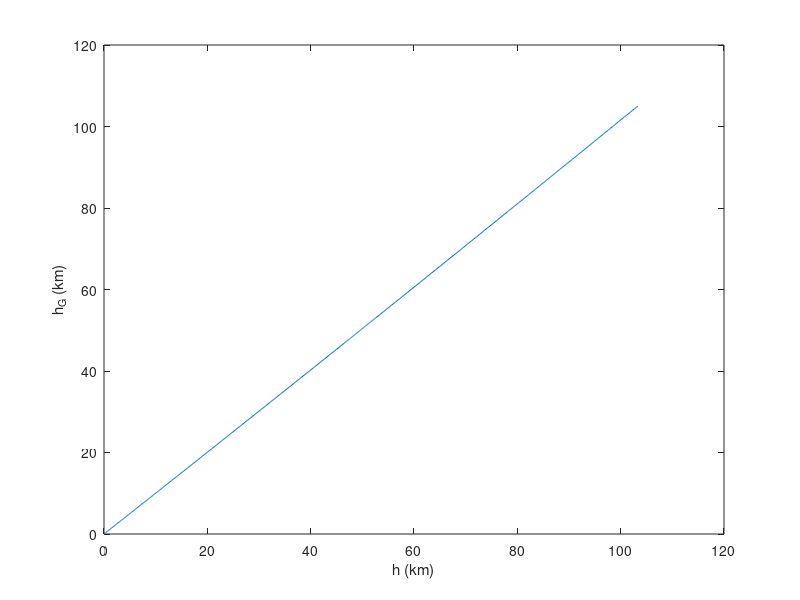

Write the MATLAB code that produced this figure. (Note: this script raises an error after producing the figure.)
clc
close all
clearvars

g_0=9.80665;
R=287.04;
r=6.356766e6;
gamma=1.4;

h_G0_row=[0,11000,25000,47000,53000,79000,90000,105000];
T_0_row=[288.16,216.66,216.66,282.66,282.66,165.66,165.66];
p_0_row=[101330,22633,2488.7,120.45,58.323,1.0095,0.10444];
a_0_row=[-.0065,.003,-.0045,.004];

N_layers=length(h_G0_row)-1;
N_layer=100;

h_G_rows=nan(N_layers,N_layer);
for n=1:N_layers
    h_G_rows(n,:)=linspace(h_G0_row(n),h_G0_row(n+1),N_layer);
end

T_rows=nan(N_layers,N_layer);
p_rows=nan(N_layers,N_layer);

n_grad_layers_vec=1:2:7;
T_rows(n_grad_layers_vec,:)=T_0_row(n_grad_layers_vec).'+a_0_row.'.*(h_G_rows(n_grad_layers_vec,:)-h_G0_row(n_grad_layers_vec).');
p_rows(n_grad_layers_vec,:)=p_0_row(n_grad_layers_vec).'.*(T_rows(n_grad_layers_vec,:)./T_0_row(n_grad_layers_vec).').^(-g_0./a_0_row.'./R);

n_iso_layers_vec=2:2:7;
T_rows(n_iso_layers_vec,:)=repmat(T_0_row(n_iso_layers_vec).',1,N_layer);
p_rows(n_iso_layers_vec,:)=p_0_row(n_iso_layers_vec).'.*exp(-g_0.*(h_G_rows(n_iso_layers_vec,:)-h_G0_row(n_iso_layers_vec).')./R./T_0_row(n_iso_layers_vec).');

h_G_row=reshape(h_G_rows.',1,[]);
T_row=reshape(T_rows.',1,[]);
p_row=reshape(p_rows.',1,[]);

h_row=r.*h_G_row./(r+h_G_row);
rho_row=p_row./R./T_row;
a_row=sqrt(gamma.*R.*T_row);

plot(h_row./1e3,h_G_row./1e3)
xlabel('h (km)')
ylabel('h_G (km)')

figure
tiledlayout(1,2)
nexttile
plot(T_row-273,h_G_row./1e3)
xlabel('T (C)')
ylabel('h_G (km)')

nexttile
plot(a_row./1e3.*3600,h_G_row)
xlabel('a (km/h)')
ylabel('h_G (km)')

figure
tiledlayout(1,2)
nexttile
plot(p_row./1e5,h_G_row./1e3)
xlabel('p (bar)')
ylabel('h_G (km)')

nexttile
plot(rho_row,h_G_row)
xlabel('rho (kg/m^3)')
ylabel('h_G (km)')
